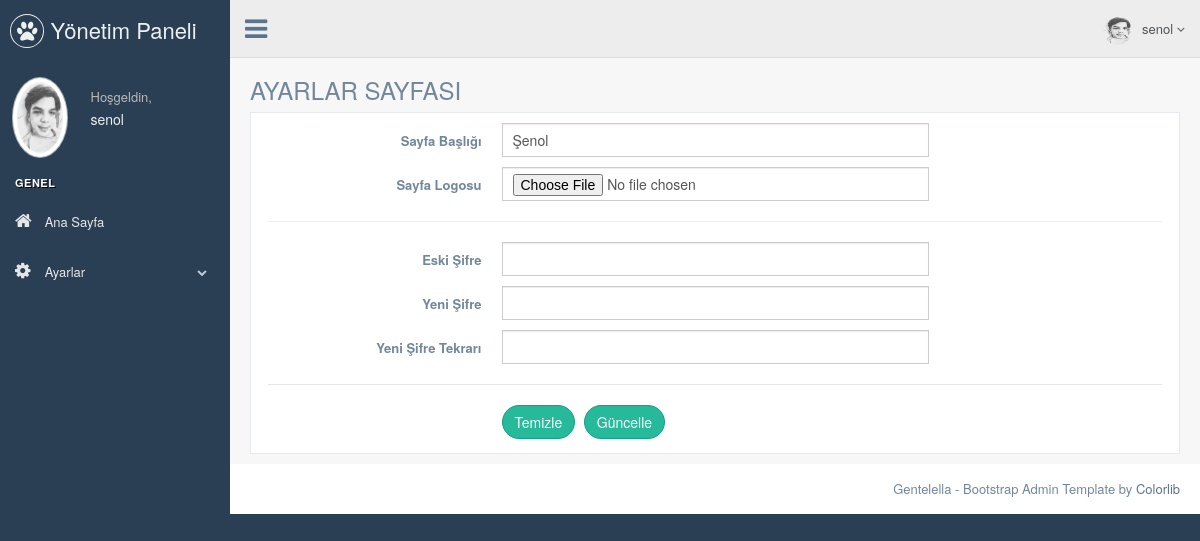
The app's page /pp/nedmin/settings.php (signed in), older data.
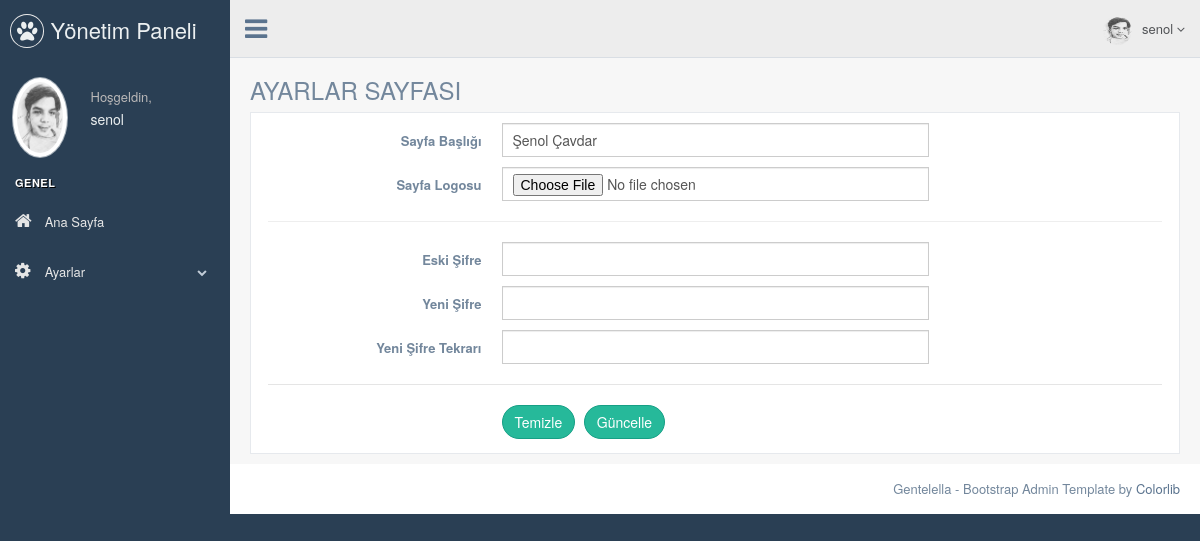
The same page, newer data.
### tables this page shows
CREATE TABLE `user` (
  `user_id` int(11) NOT NULL,
  `user_name` varchar(50) NOT NULL,
  `email` varchar(50) NOT NULL,
  `password` varchar(50) NOT NULL
);

CREATE TABLE `site_settings` (
  `settings_id` int(11) NOT NULL,
  `site_title` varchar(50) NOT NULL,
  `logo` varchar(250) NOT NULL
);

### pp/nedmin/settings.php (the view, shortened to what this page needs)
<?php
include 'header.php';
$check_settings = $db->prepare("SELECT*FROM site_settings");
$check_settings->execute();
$control_settings = $check_settings->rowCount();
$fetch_settings = $db->prepare("SELECT * FROM site_settings WHERE settings_id=1");
$fetch_settings->execute();
$fetch = $fetch_settings->fetch(PDO::FETCH_ASSOC);
?>
<div class="right_col" role="main">
  <div class="">
    <div class="page-title">
      <div class="title_left">
        <h3>AYARLAR SAYFASI</h3>
      </div>
    </div>
    <div class="clearfix"></div>
    <div class="row">
      <div class="col-md-12 col-sm-12 col-xs-12">
        <div class="x_panel">
          <form class="form-horizontal form-label-left" action="process.php" method="POST">
            <div class="item form-group">
              <label class="control-label col-md-3 col-sm-3 col-xs-12" for="name">Sayfa Başlığı</label>
              <div class="col-md-6 col-sm-6 col-xs-12">
                <input type="text" name="site_title" value='<?php echo $fetch['site_title'] ?>' required="required" class="form-control col-md-7 col-xs-12">
              </div>
            </div>
            <div class="item form-group">
              <label class="control-label col-md-3 col-sm-3 col-xs-12" for="tel">Sayfa Logosu </label>
              <div class="col-md-6 col-sm-6 col-xs-12">
                <input type="file" name="logo" value='<?php echo $fetch['logo'] ?>' required="required" class="form-control col-md-7 col-xs-12">
              </div>
            </div>
            <hr>
            <div class="item form-group">
              <label class="control-label col-md-3 col-sm-3 col-xs-12" for="name">Eski Şifre</label>
              <div class="col-md-6 col-sm-6 col-xs-12">
                <input type="password" name="password" required="required" class="form-control col-md-7 col-xs-12">
              </div>
            </div>
            <div class="item form-group">
              <label class="control-label col-md-3 col-sm-3 col-xs-12" for="name">Yeni Şifre</label>
              <div class="col-md-6 col-sm-6 col-xs-12">
                <input type="password" name="passnew" required="required" class="form-control col-md-7 col-xs-12">
              </div>
            </div>
            <div class="item form-group">
              <label class="control-label col-md-3 col-sm-3 col-xs-12" for="name">Yeni Şifre Tekrarı </label>
              <div class="col-md-6 col-sm-6 col-xs-12">
                <input type="password" name="rpassnew" required="required" class="form-control col-md-7 col-xs-12">
              </div>
            </div>
            <div class="ln_solid"></div>
            <div class="form-group">
              <div class="col-md-6 col-md-offset-3">
                <button type="reset" class="btn btn-round btn-success">Temizle</button>
                <?php if ($control_settings == 1) { ?>
                  <button type="submit" class="btn btn-round btn-success" name="update_settings">Güncelle</button>
                <?php } else { ?>
                  <button type="submit" class="btn btn-round btn-warning" name="insert_settings">Ekle</button>
                <?php } ?>
              </div>
            </div>
          </form>
        </div>
      </div>
    </div>
  </div>
</div>
<?php
include 'footer.php';
?>

### pp/nedmin/header.php (shortened to what this page needs)
<?php
include 'connect.php';
$user_name = $_SESSION['user_name'];
$query = $db->prepare("SELECT * FROM user WHERE user_name='$user_name'");
$query->execute();
$fetch = $query->fetch();
?>
<!DOCTYPE html>
<html lang="en">
  <head>
    <link href="./vendors/bootstrap/dist/css/bootstrap.min.css" rel="stylesheet">
    <link href="./vendors/font-awesome/css/font-awesome.min.css" rel="stylesheet">
    <link href="./vendors/nprogress/nprogress.css" rel="stylesheet">
    <link href="./vendors/iCheck/skins/flat/green.css" rel="stylesheet">
    <link href="./vendors/bootstrap-progressbar/css/bootstrap-progressbar-3.3.4.min.css" rel="stylesheet">
    <link href="./vendors/jqvmap/dist/jqvmap.min.css" rel="stylesheet"/>
    <link href="./vendors/bootstrap-daterangepicker/daterangepicker.css" rel="stylesheet">
    <link href="./build/css/custom.min.css" rel="stylesheet">
  </head>
  <body class="nav-md">
    <div class="container body">
      <div class="main_container">
        <div class="col-md-3 left_col">
          <div class="left_col scroll-view">
            <div class="navbar nav_title" style="border: 0;">
              <a href="./index.php" class="site_title"><i class="fa fa-paw"></i> <span>Yönetim Paneli</span></a>
            </div>
            <div class="profile clearfix">
              <div class="profile_pic">
                <img src="images/avatar.jpg"  alt="..." class="img-circle profile_img">
              </div>
              <div class="profile_info">
                <span>Hoşgeldin,</span>
                <h2><?php echo $fetch['user_name']; ?></h2>
              </div>
            </div>
            <br />
            <div id="sidebar-menu" class="main_menu_side hidden-print main_menu">
              <div class="menu_section">
                <h3>Genel</h3>
                <ul class="nav side-menu">
                  <li><a href="index.php" ><i class="fa fa-home"></i> Ana Sayfa </a></li>
                  <li><a><i class="fa fa-cog"></i> Ayarlar <span class="fa fa-chevron-down"></span></a>
                  </li>
                </ul>
              </div>
            </div>
          </div>
        </div>
        <div class="top_nav">
          <div class="nav_menu">
            <nav>
              <div class="nav toggle">
                <a id="menu_toggle"><i class="fa fa-bars"></i></a>
              </div>
              <ul class="nav navbar-nav navbar-right">
                <li class="">
                  <a href="javascript:;" class="user-profile dropdown-toggle" data-toggle="dropdown" aria-expanded="false">
                    <img src="images/avatar.jpg" alt=""><?php echo $fetch['user_name']; ?>
                    <span class=" fa fa-angle-down"></span>
                  </a>
                </li>
              </ul>
            </nav>
          </div>
        </div>

### pp/nedmin/footer.php (shortened to what this page needs)
        <footer>
          <div class="pull-right">
            Gentelella - Bootstrap Admin Template by <a href="https://colorlib.com">Colorlib</a>
          </div>
          <div class="clearfix"></div>
        </footer>
      </div>
    </div>
  </body>
</html>

Row changes from the older to the newer data that the page shows:
changed site_settings: site_title "Şenol" → "Şenol Çavdar"
